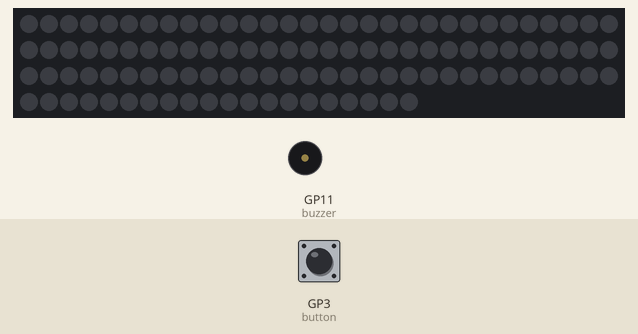
Recording of a program running on a simulated Raspberry Pi Pico running CircuitPython. Shown: 110 RGB LEDs in strip order, left to right, continuing on the next row, buzzer (waves = sounding). The inputs (shaded band) are chosen by the test bench; at power-on: GP3 (button) HIGH.

Above: at 1.2 s.
1.3 s: GP3 (button) pulled LOW for 0.15 s
At 2.4 s:
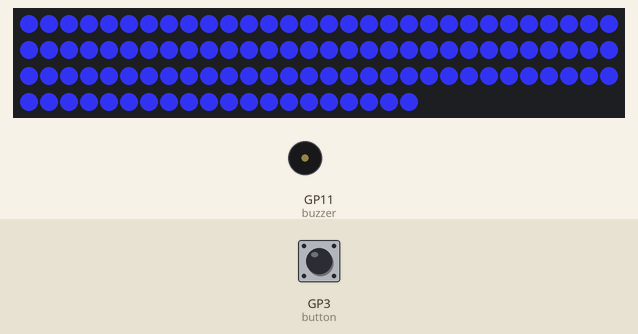
4.0 s: GP3 (button) pulled LOW for 3.2 s
At 4.6 s:
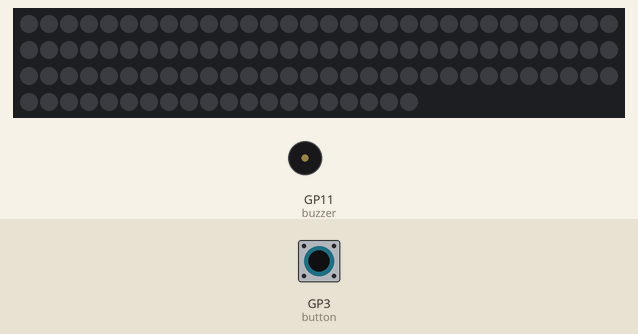
Timing chart, 0 to 8.1 s (numbered marks = the images above; inputs shaded):
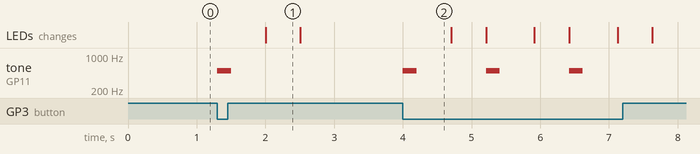

The program:

CompileTwo.py
```python
import time
import board
import digitalio
import pwmio
import neopixel

# Define pin numbers
BUTTON_PIN = board.GP3
BUZZER_PIN = board.GP11
SERVO_PIN = board.GP16
LED_PIN = board.GP17

# Initialize button
button = digitalio.DigitalInOut(BUTTON_PIN)
button.direction = digitalio.Direction.INPUT
button.pull = digitalio.Pull.UP

# Initialize buzzer
buzzer = pwmio.PWMOut(BUZZER_PIN, duty_cycle=0)

# Initialize servo
servo = pwmio.PWMOut(SERVO_PIN, duty_cycle=2 ** 15, frequency=50)

# Initialize LED strip
num_pixels = 110  # Change this to the number of LEDs in your strip
led_strip = neopixel.NeoPixel(LED_PIN, num_pixels, auto_write=False)

# Function to play a sound on the buzzer
def play_buzzer():
    buzzer.duty_cycle = 2 ** 15
    time.sleep(0.2)
    buzzer.duty_cycle = 0

# Function to move the servo
def move_servo(angle):
    duty_cycle = int(2 ** 15 + (angle / 180) * (2 ** 15))
    servo.duty_cycle = duty_cycle
    time.sleep(0.5)
    servo.duty_cycle = 0

# Function to turn on the LED strip
def turn_on_led():
    led_strip.fill((254, 2, 255))  # Set the color to red (you can change this)
    led_strip.fill((44, 45, 213))
    led_strip.show()

# Function to turn off the LED strip
def turn_off_led():
    led_strip.fill((0, 0, 0))  # Turn off all LEDs
    led_strip.show()

# Main loop
while True:
    if not button.value:  # Button is tapped (button value is False)
        play_buzzer()
        move_servo(90)  # Move the servo to the 90-degree position
        turn_on_led()
        time.sleep(0.5)  # Add a small delay to avoid multiple taps in quick succession
        turn_off_led()   # Turn off the LEDs after a short duration
```

Measured:
- after the input at 1.3 s, tone on GP11 (buzzer): silent → 500 Hz at once, → silent 0.20 s later; the LEDs: change after 0.71 s (image 1)
- after the input at 4.0 s, tone on GP11 (buzzer): alternates 500 Hz for 0.20 s and silent for 1.0 s, 6 changes in all, then stays silent, starting at once
- what the display in image 1 shows lasts 0.5 s, from 2.0 s to 2.5 s
